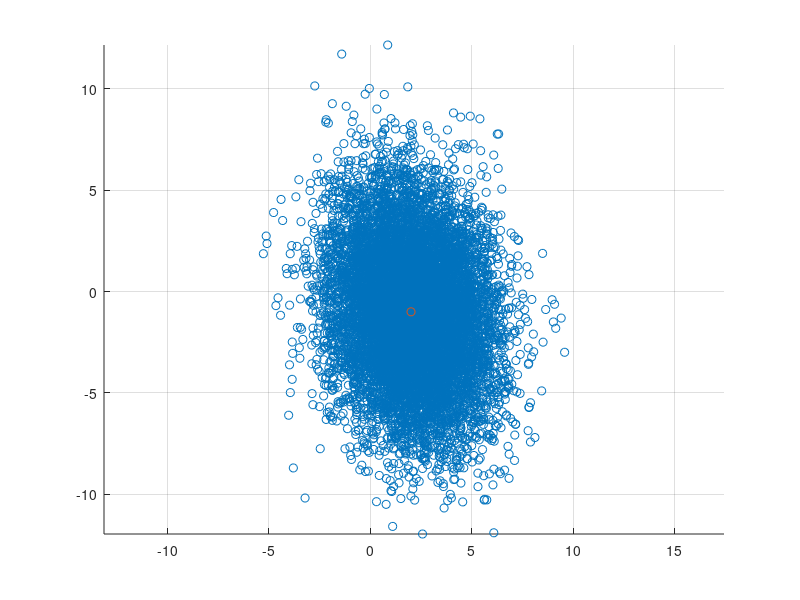

Recreate this plot in MATLAB.
% Covariance matrix
C = [4 -1; -1 10];
M = [2 -1]';

% Create N normal samples with cov C and mean M
N = 10000;
L = chol(C);
Z = ( repmat(M',N,1) + randn(N,2)*L );

% Plot the samples
figure(1), clf;
scatter(Z(:,1), Z(:,2));
hold on; grid on; axis equal;
scatter(M(1), M(2), 'rx');

% Calculate statistics
Chat = cov(Z)
Mhat = mean(Z)'

% Perform a linear transformation to the data using a rotation matrix
Rd = @(thetad) [cosd(thetad) -sind(thetad); sind(thetad) cosd(thetad)];

% Calculate statistics of rotated data
th = 30;
C2hat = Rd(th)*Chat*Rd(th)'
M2hat = Rd(th)*Mhat

% it's interesting that even after a rotation, the eigenvalues are the same
% which makes sense from a linear operator point of view --> rotation
% matrices are orthogonal and thus don't change the matrix norm.